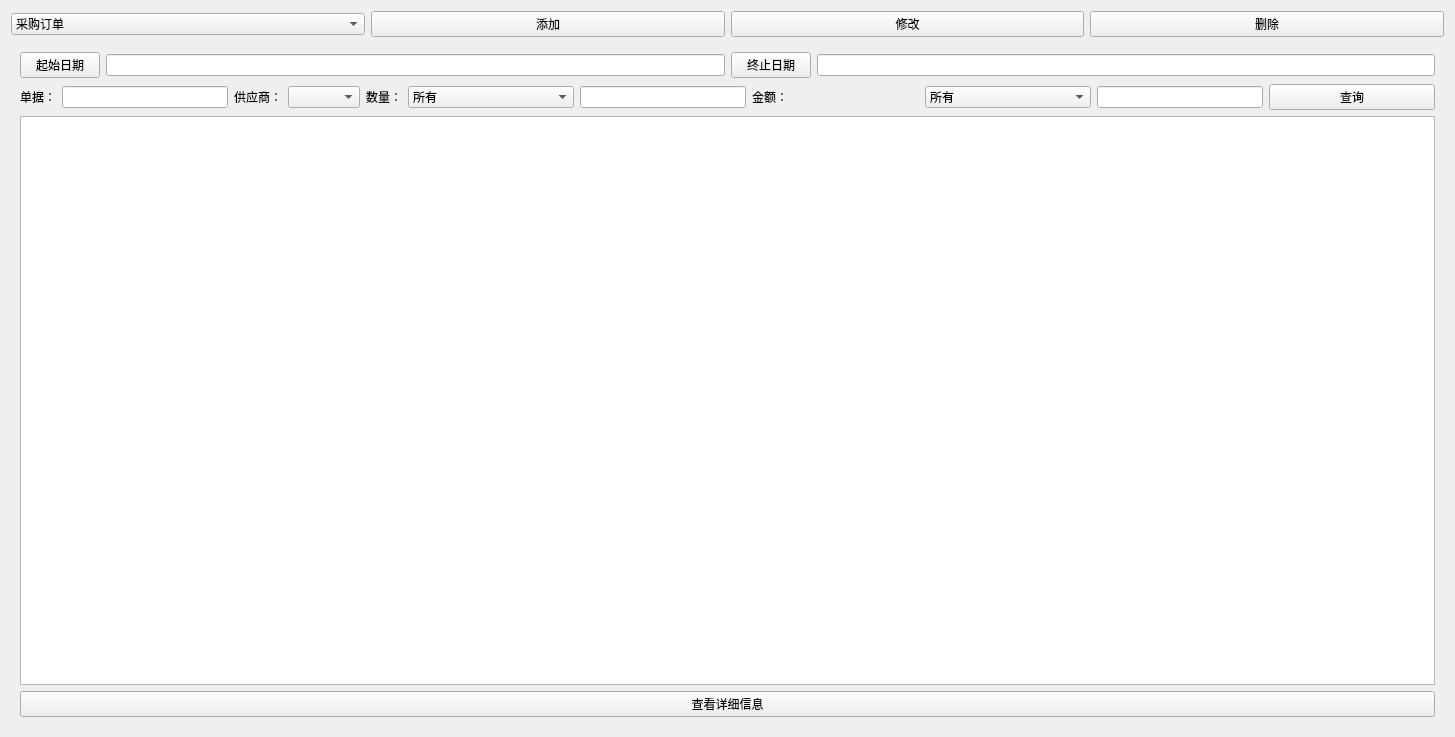
<?xml version="1.0" encoding="UTF-8"?>
<ui version="4.0">
 <class>OrderManage</class>
 <widget class="QWidget" name="OrderManage">
  <property name="geometry">
   <rect>
    <x>0</x>
    <y>0</y>
    <width>1455</width>
    <height>737</height>
   </rect>
  </property>
  <property name="windowTitle">
   <string>Form</string>
  </property>
  <layout class="QGridLayout" name="gridLayout_2">
   <item row="0" column="0">
    <layout class="QHBoxLayout" name="horizontalLayout_3">
     <item>
      <widget class="QComboBox" name="switchOrder">
       <item>
        <property name="text">
         <string>采购订单</string>
        </property>
       </item>
       <item>
        <property name="text">
         <string>销售订单</string>
        </property>
       </item>
      </widget>
     </item>
     <item>
      <widget class="QPushButton" name="addOrder">
       <property name="text">
        <string>添加</string>
       </property>
      </widget>
     </item>
     <item>
      <widget class="QPushButton" name="editOrder">
       <property name="text">
        <string>修改</string>
       </property>
      </widget>
     </item>
     <item>
      <widget class="QPushButton" name="deleteOrder">
       <property name="text">
        <string>删除</string>
       </property>
      </widget>
     </item>
    </layout>
   </item>
   <item row="1" column="0">
    <widget class="QStackedWidget" name="stackedWidget">
     <property name="currentIndex">
      <number>0</number>
     </property>
     <widget class="QWidget" name="page1">
      <layout class="QGridLayout" name="gridLayout">
       <item row="0" column="0">
        <layout class="QHBoxLayout" name="horizontalLayout_5">
         <item>
          <widget class="QPushButton" name="timeStart_2">
           <property name="text">
            <string>起始日期</string>
           </property>
          </widget>
         </item>
         <item>
          <widget class="QLineEdit" name="timeStartLine_2"/>
         </item>
         <item>
          <widget class="QPushButton" name="timeEnd_2">
           <property name="text">
            <string>终止日期</string>
           </property>
          </widget>
         </item>
         <item>
          <widget class="QLineEdit" name="timeEndLine_2"/>
         </item>
        </layout>
       </item>
       <item row="2" column="0">
        <widget class="QTableView" name="intableView"/>
       </item>
       <item row="1" column="0">
        <layout class="QHBoxLayout" name="horizontalLayout_4" stretch="0,10,0,0,0,10,10,10,10,10,10">
         <item>
          <widget class="QLabel" name="IDOrderLable_2">
           <property name="text">
            <string>单据：</string>
           </property>
          </widget>
         </item>
         <item>
          <widget class="QLineEdit" name="IDorderEdit_2"/>
         </item>
         <item>
          <widget class="QLabel" name="supplyerORcustom_2">
           <property name="text">
            <string>供应商：</string>
           </property>
          </widget>
         </item>
         <item>
          <widget class="QComboBox" name="custombox"/>
         </item>
         <item>
          <widget class="QLabel" name="numberLable_2">
           <property name="text">
            <string>数量：</string>
           </property>
          </widget>
         </item>
         <item>
          <widget class="QComboBox" name="numberCombox_2">
           <item>
            <property name="text">
             <string>所有</string>
            </property>
           </item>
           <item>
            <property name="text">
             <string>=</string>
            </property>
           </item>
           <item>
            <property name="text">
             <string>&gt;=</string>
            </property>
           </item>
           <item>
            <property name="text">
             <string>&lt;=</string>
            </property>
           </item>
          </widget>
         </item>
         <item>
          <widget class="QLineEdit" name="numberEdit_2"/>
         </item>
         <item>
          <widget class="QLabel" name="momeyLable_2">
           <property name="text">
            <string>金额：</string>
           </property>
          </widget>
         </item>
         <item>
          <widget class="QComboBox" name="valueCombox_2">
           <item>
            <property name="text">
             <string>所有</string>
            </property>
           </item>
           <item>
            <property name="text">
             <string>=</string>
            </property>
           </item>
           <item>
            <property name="text">
             <string>&gt;=</string>
            </property>
           </item>
           <item>
            <property name="text">
             <string>&lt;=</string>
            </property>
           </item>
          </widget>
         </item>
         <item>
          <widget class="QLineEdit" name="valueEdit_2"/>
         </item>
         <item>
          <widget class="QPushButton" name="query_2">
           <property name="text">
            <string>查询</string>
           </property>
          </widget>
         </item>
        </layout>
       </item>
       <item row="3" column="0">
        <widget class="QPushButton" name="detailButton">
         <property name="text">
          <string>查看详细信息</string>
         </property>
        </widget>
       </item>
      </layout>
     </widget>
     <widget class="QWidget" name="page2">
      <layout class="QGridLayout" name="gridLayout_3">
       <item row="0" column="0">
        <layout class="QHBoxLayout" name="horizontalLayout">
         <item>
          <widget class="QPushButton" name="timeStart">
           <property name="text">
            <string>起始日期</string>
           </property>
          </widget>
         </item>
         <item>
          <widget class="QLineEdit" name="timeStartLine"/>
         </item>
         <item>
          <widget class="QPushButton" name="timeEnd">
           <property name="text">
            <string>终止日期</string>
           </property>
          </widget>
         </item>
         <item>
          <widget class="QLineEdit" name="timeEndLine"/>
         </item>
        </layout>
       </item>
       <item row="1" column="0">
        <layout class="QHBoxLayout" name="horizontalLayout_2" stretch="0,10,0,0,0,10,10,10,10,10,10">
         <item>
          <widget class="QLabel" name="IDOrderLable">
           <property name="text">
            <string>单据：</string>
           </property>
          </widget>
         </item>
         <item>
          <widget class="QLineEdit" name="IDorderEdit"/>
         </item>
         <item>
          <widget class="QLabel" name="supplyerORcustom">
           <property name="text">
            <string>客户</string>
           </property>
          </widget>
         </item>
         <item>
          <widget class="QComboBox" name="supplierCombox"/>
         </item>
         <item>
          <widget class="QLabel" name="numberLable">
           <property name="text">
            <string>数量：</string>
           </property>
          </widget>
         </item>
         <item>
          <widget class="QComboBox" name="numberCombox">
           <item>
            <property name="text">
             <string>所有</string>
            </property>
           </item>
           <item>
            <property name="text">
             <string>=</string>
            </property>
           </item>
           <item>
            <property name="text">
             <string>&gt;=</string>
            </property>
           </item>
           <item>
            <property name="text">
             <string>&lt;=</string>
            </property>
           </item>
          </widget>
         </item>
         <item>
          <widget class="QLineEdit" name="numberEdit"/>
         </item>
         <item>
          <widget class="QLabel" name="momeyLable">
           <property name="text">
            <string>金额：</string>
           </property>
          </widget>
         </item>
         <item>
          <widget class="QComboBox" name="valueCombox">
           <item>
            <property name="text">
             <string>所有</string>
            </property>
           </item>
           <item>
            <property name="text">
             <string>=</string>
            </property>
           </item>
           <item>
            <property name="text">
             <string>&gt;=</string>
            </property>
           </item>
           <item>
            <property name="text">
             <string>&lt;=</string>
            </property>
           </item>
          </widget>
         </item>
         <item>
          <widget class="QLineEdit" name="valueEdit"/>
         </item>
         <item>
          <widget class="QPushButton" name="query">
           <property name="text">
            <string>查询</string>
           </property>
          </widget>
         </item>
        </layout>
       </item>
       <item row="2" column="0">
        <widget class="QTableView" name="outtableView"/>
       </item>
      </layout>
     </widget>
    </widget>
   </item>
  </layout>
 </widget>
 <resources/>
 <connections/>
</ui>
